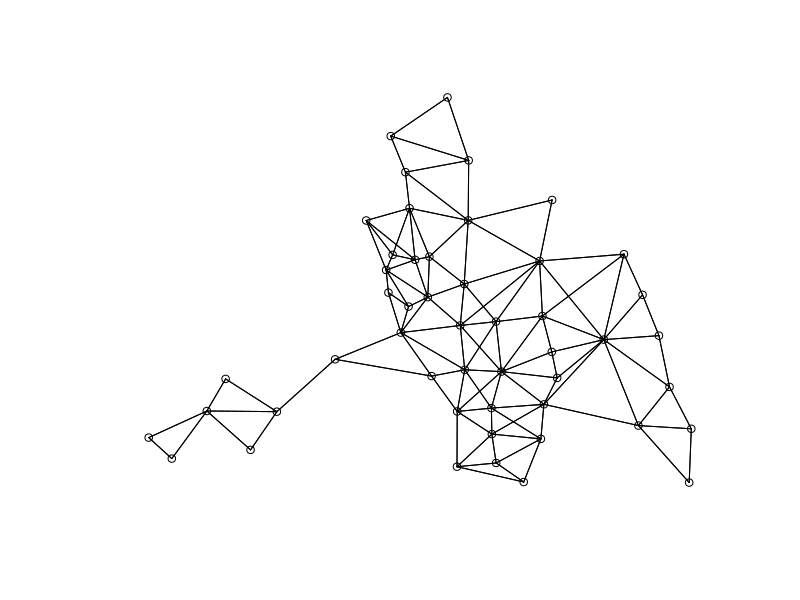

Write the R code that produced this figure.
## ---- chunk 1

library(spdep) #We need the spdep package for the spatial weight matrix and for the Moran's I test
library(spatialreg) #We need the spatialreg package for the spatial lag and spatial error models

## ---- chunk 2
data(columbus)
mydata <- columbus
## ---- chunk 3
attach(mydata)
## ---- chunk 4
neighbors <- col.gal.nb
## ---- chunk 5
class(neighbors)
## ---- chunk 6
listw <- nb2listw(neighbors, style = "W")
summary(listw)
## ---- chunk 7
summary(CRIME)
summary(INC)
summary(HOVAL)
## ---- chunk 8
plot(neighbors, coords)
## ---- chunk 9
olsreg <- lm(CRIME ~ INC + HOVAL)
summary(olsreg)
## ---- chunk 10
moran.test(CRIME, listw)
## ---- chunk 11
lm.LMtests(olsreg, listw, test=c("LMlag", "LMerr"))
## ---- chunk 12
slm <- lagsarlm(CRIME ~ INC + HOVAL, data = mydata, listw, Durbin = "FALSE")
summary(slm)
## ---- chunk 13
im<-impacts(slm, listw = listw, zstats=TRUE, R=200)
sums<-summary(im,  zstats=T)
data.frame(sums$res)
data.frame(sums$pzmat)
## ---- chunk 14
sem <- errorsarlm(CRIME ~ INC + HOVAL, data = mydata, listw, Durbin = FALSE)
summary(sem)
## ---- chunk 15
sac <- sacsarlm(CRIME ~ INC + HOVAL, data = mydata, listw, Durbin = FALSE)
summary(sac)
## ---- chunk 16
sdm <- lagsarlm(CRIME ~ INC + HOVAL, data = mydata, listw, Durbin = TRUE)
summary(sdm)
## ---- chunk 17
sdem <- errorsarlm(CRIME ~ INC + HOVAL, data = mydata, listw, Durbin = TRUE)
summary(sdem)
## ---- chunk 18
gnm <- sacsarlm(CRIME ~ INC + HOVAL, data = mydata, listw, Durbin = TRUE)
summary(gnm)
